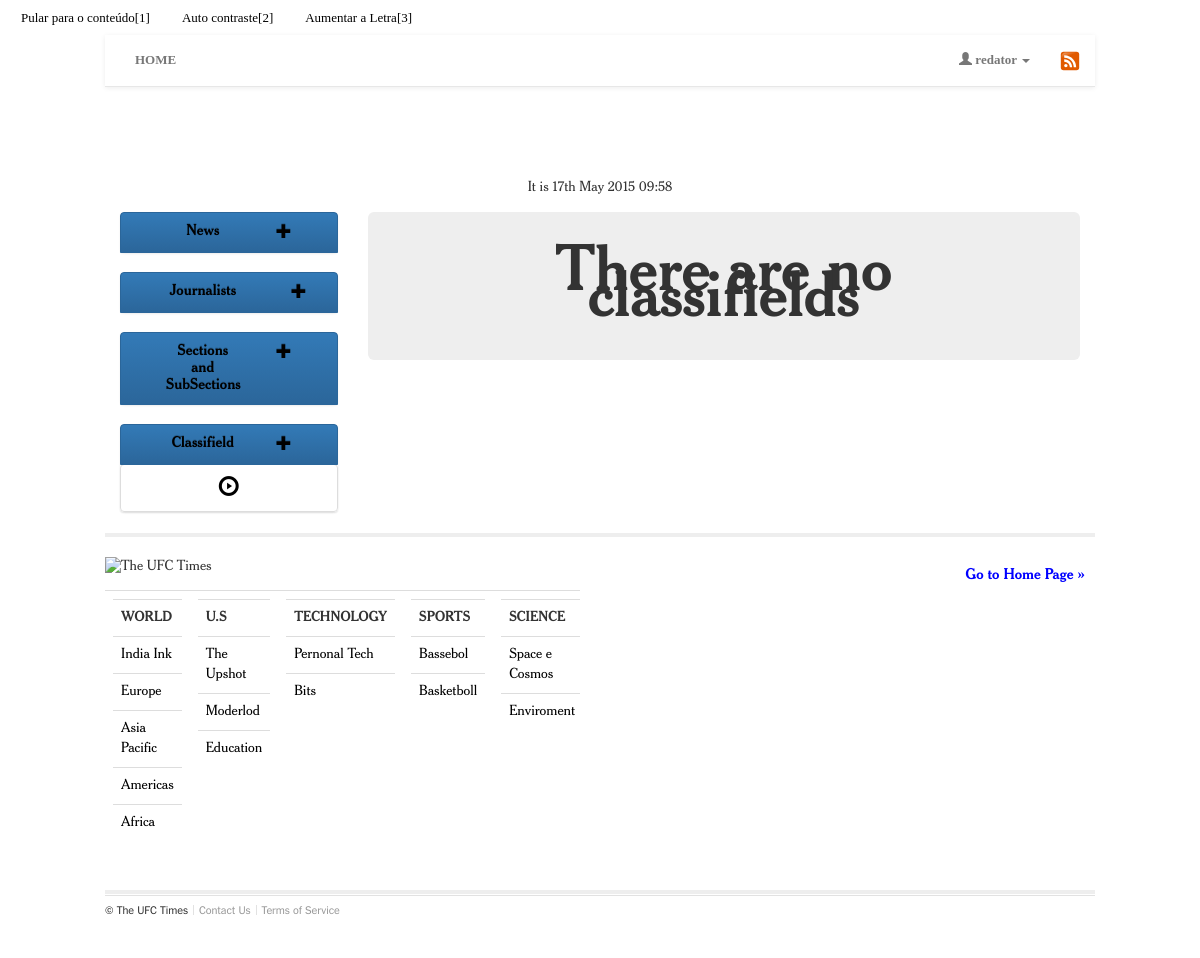
The page /newspaper/userAuthenticated/manager/classifield/view/ (signed in) on the database as committed earlier.
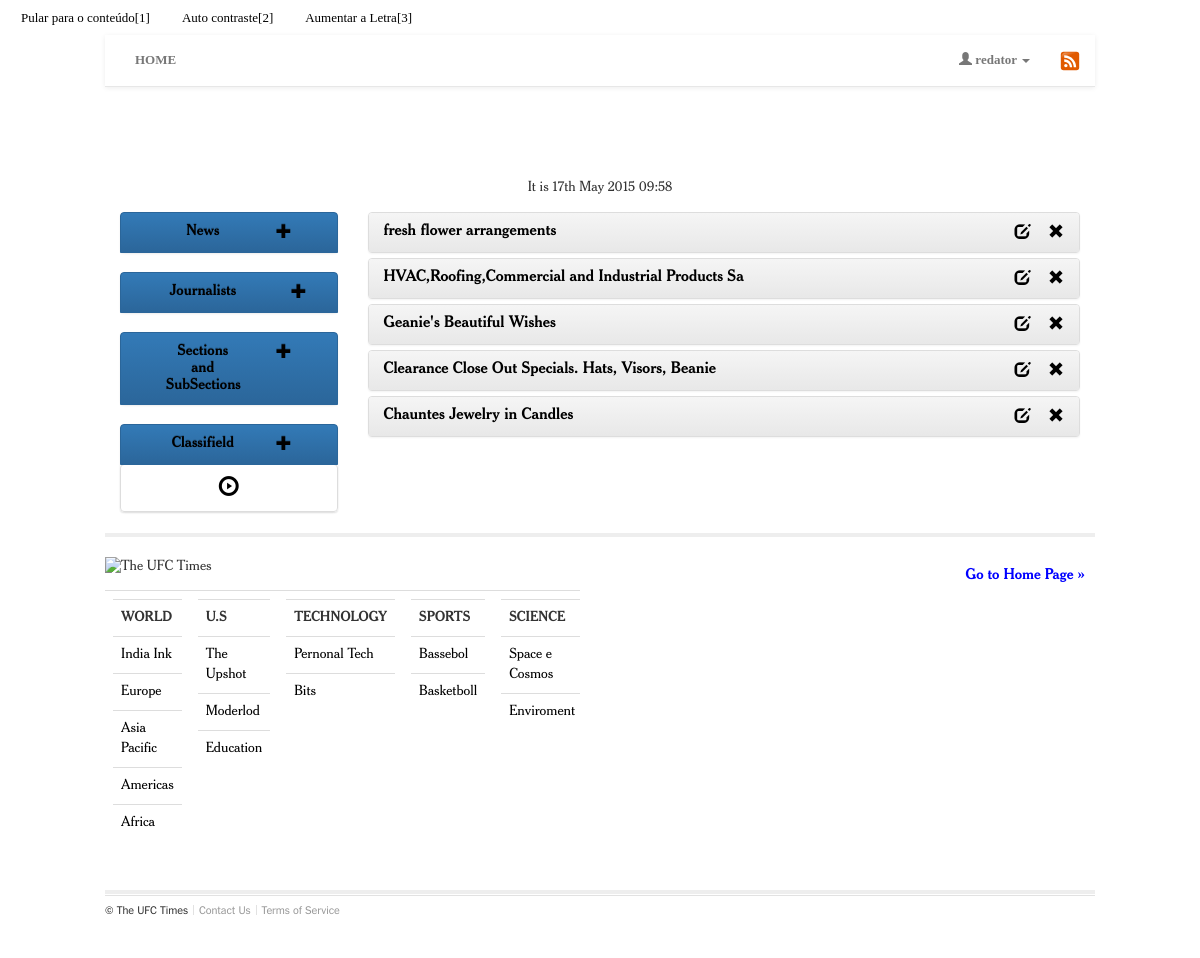
The same page on the database as committed later.
### newspaper/models/section.py (models this page shows, shortened)
class Section(models.Model):
	title = models.CharField(max_length=50, verbose_name=_("Title"), )
	image = models.ImageField(verbose_name=_("Image"),upload_to = 'documents/imagen/section/%Y/%m/%d', null=True, blank=True, default=None)
	class Meta:
		ordering = ['-title']
		verbose_name = _("Section")
		verbose_name_plural = _("Sections")
	def getSubSections(self):
		try:
			return SubSection.objects.filter(sections = self.id)
		except:
			return []

### newspaper/models/subsection.py (models this page shows, shortened)
class SubSection(models.Model):
	title = models.CharField(max_length=50, verbose_name=_("Title"), )
	description = models.TextField(verbose_name=_("Description"), null=True, blank=True)
	image = models.ImageField(verbose_name=_("Image"),upload_to = 'documents/imagen/subsection/%Y/%m/%d', null=True, blank=True, default=None)
	sections = models.ManyToManyField("newspaper.Section", verbose_name=_("Sections"))
	class Meta:
		ordering = ['-title']
		verbose_name = _("SubSection")
		verbose_name_plural = _("SubSections")

### newspaper/models/classifield.py (models this page shows, shortened)
class Classifield(models.Model):
	title = models.CharField(max_length=100, verbose_name=_("Title"), )
	description = models.TextField(verbose_name=_("Description"), )
	price = models.FloatField(default=0, verbose_name=_("Price"),)
	image = models.ImageField(verbose_name=_("Image"),upload_to = 'documents/imagen/classifield/%Y/%m/%d', null=True, blank=True, default=None)
	creator_classifield = models.ForeignKey("newspaper.Lector", verbose_name=_("Creador Classifield"), null=True, blank=True, on_delete=models.SET_NULL)
	phone = models.CharField(max_length=15, verbose_name=_("Phone Contact"), null = True, blank = True)
	offers = models.ManyToManyField('newspaper.Offer', verbose_name=_("Offers"), null=True, blank=True)
	class Meta:
		ordering = ['-title']
		verbose_name = _("Classifield")
		verbose_name_plural = _("Classifields")

### newspaper/views/userAuthenticated/classifield.py (the view)
def viewClassifield(request, message = None):
	open_classfield = True
	if request.user.has_perm('newspaper.keep_classifield'):
		news = News.objects.all()
		sections = Section.objects.all()
		if request.user.has_perm('newspaper.keep_journalist'):
			journalists = Journalist.objects.all()
		try:
			classifields = Classifield.objects.all()
			return render(request, "newspaper/userAuthenticated/classifield/viewClassifields.html", locals())
		except:
			message = Message(TextMessage.CLASSIFIELDS_NOT_FOUND, TypeMessage.ERROR)
	else:
		message = Message(TextMessage.USER_NOT_PERMISSION, TypeMessage.ERROR)
	return viewClassifield(request, message )

### newspaper/templates/newspaper/userAuthenticated/classifield/viewClassifields.html
{% extends "newspaper/userAuthenticated/manager.html" %}
{% block right %}
	{% include "newspaper/userAuthenticated/classifield/_render_list_classifield.html" %}
{% endblock %}

### newspaper/templates/newspaper/userAuthenticated/classifield/_render_list_classifield.html (shortened to what this page needs)
{% load i18n %}
{% load humanize %}
<div class="panel-group" id="accordion">
{% for classifield in classifields %}
<div class="panel panel-default">
	<div class="panel-heading">
      	<h4 class="panel-title">
      		<div class="row">
	      		<div class="col-xs-10 col-md-10 text-left">
			        <a data-toggle="collapse" data-parent="#accordion" href="#collapseClassifield{{ classifield.id}}">
			       		{{ classifield.title }}
			        </a>
		    	</div>
		        <div class="col-xs-2 col-md-2 text-right">
		        	<a href="/newspaper/userAuthenticated/manager/classifield/edit/{{classifield.id}}/">
		        		<span class="glyphicon glyphicon-edit"></span>
		        	</a>
		        	<a href="/newspaper/userAuthenticated/manager/classifield/rem/{{classifield.id}}/">
						<span class="glyphicon glyphicon-remove"></span>
		        	</a>
				</div>
			</div>
    	</h4>
	</div>
</div>
{% empty %}
<div class="jumbotron">
	<h1 class="text-center">{% trans "There are no classifields" %}</h1>
</div>
{% endfor %}
</div>

### newspaper/templates/newspaper/_footer.html
{% load i18n %}
<div class="container-fluid">
	<div class="row">
	<hr class="divider">
		<header class="section-header">
			<p class="section-heading" style="position: relative; margin-top: 20px;">
				<h3>
					<a class="user-action text-right img-float-right" href="#home" style="color: blue;" title="{% trans "Go to Home Page" %}">{% trans "Go to Home Page" %} »</a>
				</h3>
				<image border="0" alt="The UFC Times" title="" src="/static/newspaper/img/logos/logo-footer.png" xlink:href="/static/newspaper/img/logos/logo-footer.png" height="26" width="185" title="{% trans "Logo Site" %}"/>
			</p>
		</header>
		<div class="table-responsive">
		<table class="table">
			<tr>
			{% for i in sections %}
				<td>
					<div class="table-responsive">
						<table class="table">
							<tr>
								<td class="table-title">{{ i.title|upper }}</td>
							</tr>
							{% for k in i.getSubSections %}
							<tr>
								<td>
									<a href="/newspaper/{{ i.id }}/{{ k.id }}/" title="{{ k.title }}">
									{{ k.title }}
									</a>
								</td>
							</tr>
							{% endfor %}
						</table>
					</div>
				</td>
			{% endfor %}
			</tr>
		</table>
		</div>
	<hr class="divider">
	<footer role="contentinfo" class="page-footer" id="page-footer">
		<nav>
			 <ul>
				 <li>
				 	&copy; <span itemprop="name"> The UFC Times </span>
				</li>
				<li class="wide-viewport-item">
					<a href="#" title="{% trans "Contact Us" %}">{% trans "Contact Us" %}
					</a>
				</li>
				<li>
					<a itemprop="usageTerms" href="#" title="{% trans "Terms of Service" %}">
						{% trans "Terms of Service" %}
					</a>
				</li>
			 </ul>
		</nav>
		</footer>
	</div>
</div>

Rows that differ between the two databases and show on the page:
added Classifield: title "fresh flower arrangements"
added Classifield: title "HVAC,Roofing,Commercial and Industrial Products Sa"
added Classifield: title "Geanie's Beautiful Wishes"
added Classifield: title "Clearance Close Out Specials. Hats, Visors, Beanie"
added Classifield: title "Chauntes Jewelry in Candles"
Other text that changed with them:
text no longer shown: "There are no classifields"
